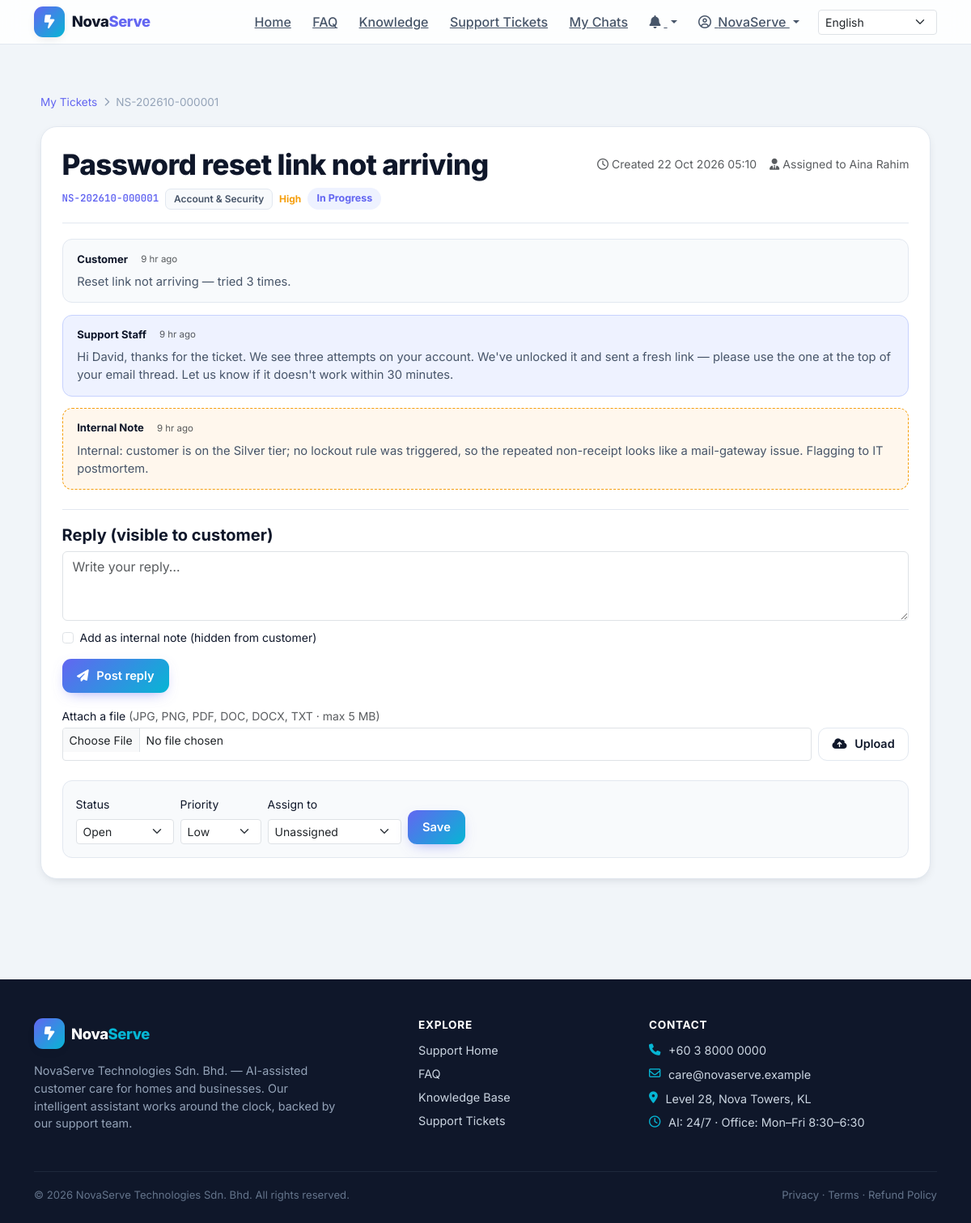
The page /ticket_view.php?id=1 (signed in) on the database its author committed.
### tables this page shows
CREATE TABLE users (
  id            INT UNSIGNED AUTO_INCREMENT PRIMARY KEY,
  role          ENUM('super_admin','staff','content_mgr','customer') NOT NULL DEFAULT 'customer',
  name          VARCHAR(120) NOT NULL,
  email         VARCHAR(160) NOT NULL UNIQUE,
  phone         VARCHAR(40)  NULL,
  password      VARCHAR(255) NOT NULL,
  status        ENUM('active','disabled','pending') NOT NULL DEFAULT 'active',
  last_login_at DATETIME NULL,
  created_at    DATETIME NOT NULL DEFAULT CURRENT_TIMESTAMP,
  updated_at    DATETIME NOT NULL DEFAULT CURRENT_TIMESTAMP ON UPDATE CURRENT_TIMESTAMP,
  INDEX idx_users_role (role),
  INDEX idx_users_status (status)
);

CREATE TABLE support_tickets (
  id             INT UNSIGNED AUTO_INCREMENT PRIMARY KEY,
  ticket_no      VARCHAR(40) NOT NULL UNIQUE,
  customer_id    INT UNSIGNED NOT NULL,
  subject        VARCHAR(200) NOT NULL,
  category_id    INT UNSIGNED NULL,
  description    TEXT NOT NULL,
  priority       ENUM('low','medium','high','urgent') NOT NULL DEFAULT 'medium',
  status         ENUM('open','pending','in_progress','resolved','closed') NOT NULL DEFAULT 'open',
  assigned_to    INT UNSIGNED NULL,
  created_at     DATETIME NOT NULL DEFAULT CURRENT_TIMESTAMP,
  updated_at     DATETIME NOT NULL DEFAULT CURRENT_TIMESTAMP ON UPDATE CURRENT_TIMESTAMP,
  CONSTRAINT fk_tick_customer FOREIGN KEY (customer_id) REFERENCES users(id) ON DELETE CASCADE,
  CONSTRAINT fk_tick_assigned FOREIGN KEY (assigned_to) REFERENCES users(id) ON DELETE SET NULL,
  CONSTRAINT fk_tick_cat FOREIGN KEY (category_id) REFERENCES categories(id) ON DELETE SET NULL,
  INDEX idx_tick_status (status),
  INDEX idx_tick_customer (customer_id)
);

CREATE TABLE categories (
  id       INT UNSIGNED AUTO_INCREMENT PRIMARY KEY,
  name     VARCHAR(120) NOT NULL UNIQUE,
  scope    ENUM('faq','knowledge','both') NOT NULL DEFAULT 'both',
  sort     INT NOT NULL DEFAULT 0,
  is_active TINYINT(1) NOT NULL DEFAULT 1,
  created_at DATETIME NOT NULL DEFAULT CURRENT_TIMESTAMP
);

CREATE TABLE ticket_messages (
  id            INT UNSIGNED AUTO_INCREMENT PRIMARY KEY,
  ticket_id     INT UNSIGNED NOT NULL,
  sender_type   ENUM('customer','staff','system') NOT NULL,
  sender_id     INT UNSIGNED NULL,
  body          TEXT NOT NULL,
  is_internal   TINYINT(1) NOT NULL DEFAULT 0,
  created_at    DATETIME NOT NULL DEFAULT CURRENT_TIMESTAMP,
  CONSTRAINT fk_tm_tick FOREIGN KEY (ticket_id) REFERENCES support_tickets(id) ON DELETE CASCADE,
  CONSTRAINT fk_tm_sender FOREIGN KEY (sender_id) REFERENCES users(id) ON DELETE CASCADE,
  INDEX idx_tm_tick (ticket_id, created_at)
);

### includes/bootstrap.php (called while the page is built, shortened)
<?php
require_once __DIR__ . '/../config/db.php';
function app_base(): string
{
    if (defined('APP_URL') && APP_URL !== '') {
        return APP_URL;
    }
    $script = str_replace('\\', '/', dirname($_SERVER['SCRIPT_NAME'] ?? '/'));
    return rtrim($script, '/');
}

### includes/helpers.php (called while the page is built, shortened)
<?php
require_once __DIR__ . '/bootstrap.php';
function e(?string $value): string
{
    return htmlspecialchars((string) $value, ENT_QUOTES | ENT_SUBSTITUTE, 'UTF-8');
}
function url(string $path = ''): string
{
    $base = rtrim(app_base(), '/');
    return $base . '/' . $path;
}
function fmt_date(?string $ts, string $format = 'd M Y H:i'): string
{
    try {
        return date($format, strtotime($ts));
    } catch (Exception $ex) {
        return $ts;
    }
}
function time_ago(?string $ts): string
{
    $diff = time() - strtotime($ts);
    if ($diff < 86400) return floor($diff / 3600) . ' hr ago';
    return fmt_date($ts, 'd M Y H:i');
}

### config/db.php (called while the page is built, shortened)
<?php
function db(): PDO
{
    static $pdo = null;
    if ($pdo instanceof PDO) {
        return $pdo;
    }
    $cfgFile = __DIR__ . '/install_config.php';
    if (is_file($cfgFile)) {
        $cfg = require $cfgFile;
        $host = $cfg['db_host'] ?? DB_HOST;
        $port = $cfg['db_port'] ?? DB_PORT;
        $name = $cfg['db_name'] ?? DB_NAME;
        $user = $cfg['db_user'] ?? DB_USER;
        $pass = $cfg['db_pass'] ?? DB_PASS;
    } else {
        $host = DB_HOST;
        $port = DB_PORT;
        $name = DB_NAME;
        $user = DB_USER;
        $pass = DB_PASS;
    }
    $dsn = "mysql:host={$host};port={$port};dbname={$name};charset=utf8mb4";
    try {
        $pdo = new PDO($dsn, $user, $pass, [
            PDO::ATTR_ERRMODE            => PDO::ERRMODE_EXCEPTION,
            PDO::ATTR_DEFAULT_FETCH_MODE => PDO::FETCH_ASSOC,
            PDO::ATTR_EMULATE_PREPARES   => false,
        ]);
    } catch (PDOException $e) {
        error_log('DB connection failed: ' . $e->getMessage());
        http_response_code(500);
        if (APP_DEBUG) {
            exit('Database connection failed: ' . htmlspecialchars($e->getMessage()));
        }
        exit('Something went wrong. Please try again later.');
    }
    return $pdo;
}

### includes/auth.php (called while the page is built, shortened)
<?php
require_once __DIR__ . '/helpers.php';
function current_user(): ?array
{
    static $cached = null;
    if ($cached !== null) {
        return $cached['id'] == $_SESSION['user_id'] ? $cached['row'] : null;
    }
    try {
        $stmt = db()->prepare('SELECT * FROM users WHERE id = :id AND status = "active" LIMIT 1');
        $stmt->execute([':id' => $_SESSION['user_id']]);
        $row = $stmt->fetch() ?: null;
    } catch (Throwable $e) {
        $row = null;
    }
    $cached = ['id' => $_SESSION['user_id'], 'row' => $row];
    return $row;
}
function is_logged_in(): bool
{
    return current_user() !== null;
}
function has_role(string ...$roles): bool
{
    $u = current_user();
    return in_array($u['role'], $roles, true);
}
function require_login(): void
{
    if (!is_logged_in()) {
        $_SESSION['intended'] = $_SERVER['REQUEST_URI'] ?? '/';
        redirect('login.php');
    }
}

### ticket_view.php (the view, shortened to what this page needs)
<?php
require_once __DIR__ . '/includes/auth.php';
require_login();
$id = (int) ($_GET['id'] ?? 0);
$stmt = db()->prepare('SELECT t.*, c.name AS category_name, u.name AS assigned_name
    FROM support_tickets t LEFT JOIN categories c ON c.id = t.category_id LEFT JOIN users u ON u.id = t.assigned_to WHERE t.id = :id');
$stmt->execute([':id' => $id]);
$t = $stmt->fetch();
$isStaff = has_role('staff','super_admin');
$mStmt = db()->prepare('SELECT tm.*, u.name AS sender_name FROM ticket_messages tm LEFT JOIN users u ON u.id = tm.sender_id WHERE tm.ticket_id = :id ORDER BY tm.created_at, tm.id');
$mStmt->execute([':id' => $id]);
$messages = $mStmt->fetchAll();
require __DIR__ . '/includes/header.php';
?>
<div class="container ns-page">
  <nav class="ns-breadcrumb"><a href="<?= url('ticket.php') ?>">My Tickets</a><i class="fa-solid fa-chevron-right"></i><span><?= e($t['ticket_no']) ?></span></nav>
  <div class="ns-ticket-detail">
    <div class="ns-ticket-detail-head">
      <div>
        <h1 class="ns-h1 mb-1"><?= e($t['subject']) ?></h1>
        <div class="ns-ticket-tags">
          <span class="ns-ticket-no"><?= e($t['ticket_no']) ?></span>
          <span class="ns-tag-mute"><?= e($t['category_name'] ?? 'General') ?></span>
          <span class="prio-<?= $t['priority'] ?>"><?= e(ucfirst($t['priority'])) ?></span>
          <span class="ns-status-badge"><?= e(str_replace('_',' ', $t['status'])) ?></span>
        </div>
      </div>
      <div class="ns-ticket-meta">
        <small class="text-muted"><i class="fa-regular fa-clock me-1"></i>Created <?= fmt_date($t['created_at']) ?></small>
        <?php if ($t['assigned_name']): ?><small class="text-muted"><i class="fa-solid fa-user-tie me-1"></i>Assigned to <?= e($t['assigned_name']) ?></small><?php endif; ?>
      </div>
    </div>
    <div class="ns-msg-thread">
      <?php foreach ($messages as $m):
        $cls = $m['is_internal'] ? 'is-internal' : (($m['sender_type'] === 'staff' ? 'is-staff' : 'is-customer'));
      ?>
        <div class="ns-thread-msg <?= $cls ?>">
          <div class="ns-thread-head">
            <strong><?= e($m['sender_type'] === 'customer' ? 'Customer' : ($m['is_internal'] ? 'Internal Note' : 'Support Staff')) ?></strong>
            <small class="text-muted ms-2"><?= time_ago($m['created_at']) ?></small>
          </div>
          <div class="ns-thread-body"><?= nl2br(e($m['body'])) ?></div>
        </div>
      <?php endforeach; ?>
    </div>
    <div class="ns-reply-box">
      <h5 class="ns-h3">
        <?= $isStaff ? 'Reply (visible to customer)' : 'Reply' ?>
      </h5>
      <form method="post" class="row g-2">
        <div class="col-12">
          <textarea name="body" class="form-control" rows="3" placeholder="Write your reply…" required></textarea>
        </div>
        <?php if ($isStaff): ?>
          <div class="col-12"><label class="form-label small"><input type="checkbox" name="internal_note" class="form-check-input me-1"> Add as internal note (hidden from customer)</label></div>
        <?php endif; ?>
        <div class="col-12"><button class="ns-btn-cta" type="submit"><i class="fa-solid fa-paper-plane me-1"></i> Post reply</button></div>
      </form>
      <form method="post" enctype="multipart/form-data" class="ns-upload-form">
        <label class="form-label small mb-1">Attach a file <span class="text-muted">(JPG, PNG, PDF, DOC, DOCX, TXT · max 5 MB)</span></label>
        <div class="d-flex gap-2">
          <input type="file" name="attachment" class="form-control form-control-sm" id="attachFile">
          <button class="ns-btn-ghost flex-shrink-0" type="submit"><i class="fa-solid fa-cloud-arrow-up me-1"></i>Upload</button>
        </div>
      </form>
    </div>
    <?php if ($isStaff): ?>
      <div class="ns-staff-controls">
        <form method="post" class="row g-2 align-items-end">
          <div class="col-auto">
            <label class="form-label small">Status</label>
            <select name="status" class="form-select form-select-sm">
              <option value="open">Open</option><option value="pending">Pending</option>
            </select>
          </div>
          <div class="col-auto">
            <label class="form-label small">Priority</label>
            <select name="priority" class="form-select form-select-sm">
              <option value="low">Low</option><option value="medium">Medium</option>
            </select>
          </div>
          <div class="col-auto">
            <label class="form-label small">Assign to</label>
            <select name="assigned_to" class="form-select form-select-sm">
              <option value="">Unassigned</option>
            </select>
          </div>
          <div class="col-auto"><button class="ns-btn-cta btn-sm" type="submit">Save</button></div>
        </form>
      </div>
    <?php endif; ?>
  </div>
</div>
<?php require __DIR__ . '/includes/footer.php'; ?>

### includes/header.php (shortened to what this page needs)
<?php
require_once __DIR__ . '/auth.php';
$user = current_user();
$lang = $_SESSION['lang'] ?? 'en';
?>
<!doctype html>
<html lang="<?= $lang === 'ms' ? 'ms' : ($lang === 'zh' ? 'zh' : 'en') ?>">
<head>
<link href="https://cdn.jsdelivr.net/npm/bootstrap@5.3.3/dist/css/bootstrap.min.css" rel="stylesheet">
<link href="https://cdnjs.cloudflare.com/ajax/libs/font-awesome/6.5.1/css/all.min.css" rel="stylesheet">
<link href="<?= url('assets/css/style.css') ?>" rel="stylesheet">
</head>
<body class="ns-customer">
<nav class="ns-navbar navbar navbar-expand-lg fixed-top">
  <div class="container">
    <a class="ns-brand" href="<?= url('index.php') ?>">
      <span class="ns-brand-mark"><i class="fa-solid fa-bolt-lightning"></i></span>
      <span class="ns-brand-text">Nova<span>Serve</span></span>
    </a>
    <div class="collapse navbar-collapse" id="nsNav">
      <ul class="navbar-nav ms-auto align-items-lg-center gap-lg-1">
        <li class="nav-item"><a class="ns-navlink" href="<?= url('index.php') ?>">Home</a></li>
        <li class="nav-item"><a class="ns-navlink" href="<?= url('faq.php') ?>">FAQ</a></li>
        <li class="nav-item"><a class="ns-navlink" href="<?= url('knowledge.php') ?>">Knowledge</a></li>
        <li class="nav-item"><a class="ns-navlink" href="<?= url('ticket.php') ?>">Support Tickets</a></li>
        <?php if ($user): ?>
          <li class="nav-item"><a class="ns-navlink" href="<?= url('conversations.php') ?>">My Chats</a></li>
          <li class="nav-item dropdown">
            <a class="ns-navlink dropdown-toggle" href="#" data-bs-toggle="dropdown">
              <i class="fa-solid fa-bell me-1"></i>
            </a>
          </li>
          <li class="nav-item dropdown">
            <a class="ns-navlink dropdown-toggle" href="#" data-bs-toggle="dropdown">
              <i class="fa-regular fa-circle-user me-1"></i> <?= e(explode(' ', $user['name'])[0]) ?>
            </a>
          </li>
        <?php else: ?>
          <li class="nav-item"><a class="ns-navlink" href="<?= url('login.php') ?>">Sign in</a></li>
          <li class="nav-item"><a class="ns-btn-cta" href="<?= url('register.php') ?>">Create account</a></li>
        <?php endif; ?>
        <li class="nav-item ms-lg-2">
          <div class="ns-lang">
            <select id="langSelect" class="form-select form-select-sm ns-lang-select" aria-label="Language">
              <option value="en" <?= $lang==='en'?'selected':'' ?>>English</option>
            </select>
          </div>
        </li>
      </ul>
    </div>
  </div>
</nav>
<main class="ns-main">

### rows shown on the page
users: name "NovaServe"
support_tickets: ticket_no "NS-202610-000001", subject "Password reset link not arriving", category.name "Account & Security", priority "High", status "In Progress", created_at "22 Oct 2026 05:10", assigned_to.name "Aina Rahim"
ticket_messages: sender_type "Customer", created_at "9 hr ago", body "Reset link not arriving — tried 3 times."
ticket_messages: sender_type+is_internal "Support Staff", created_at "9 hr ago", body "Hi David, thanks for the ticket. We see three attempts on your account. We've unlocked it and sent a fresh link — please use the one at the top of your email thread. Let us know if it doesn't work within 30 minutes."
ticket_messages: sender_type+is_internal "Internal Note", created_at "9 hr ago", body "Internal: customer is on the Silver tier; no lockout rule was triggered, so the repeated non-receipt looks like a mail-gateway issue. Flagging to IT postmortem."
